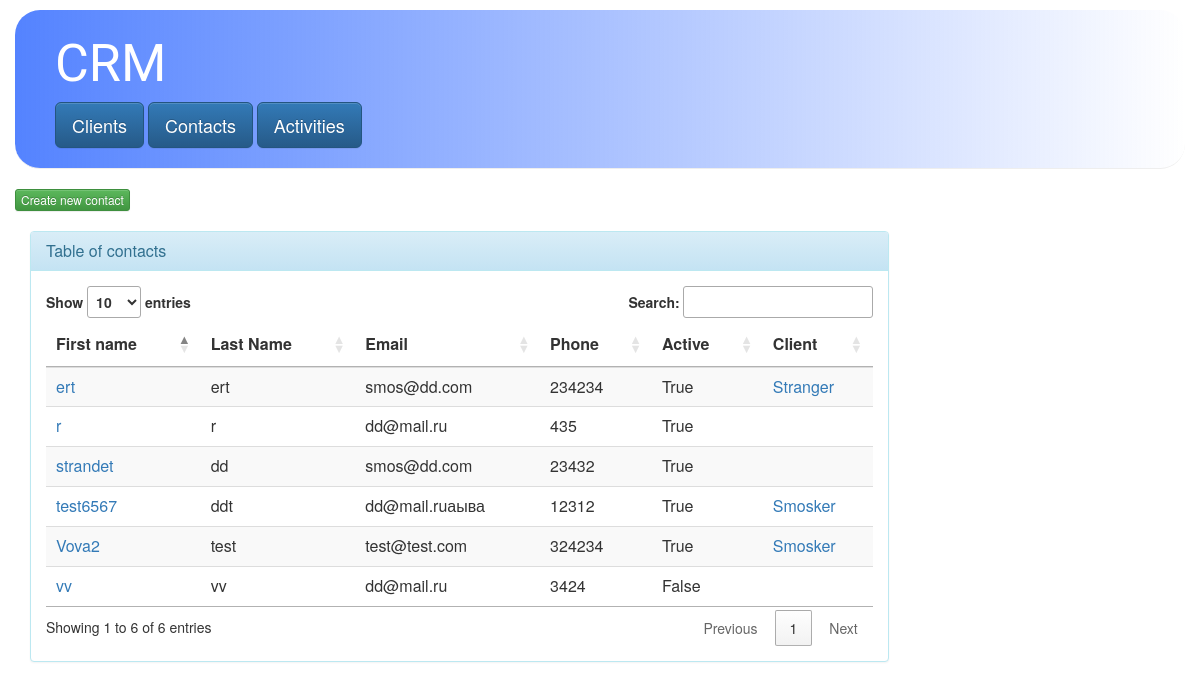
Page /crm/contacts/ on the committed database.
### crm/models.py (models this page shows, shortened)
class Contact(models.Model):
    first_name = models.CharField(max_length=200)
    last_name = models.CharField(max_length=200)
    email = models.EmailField()
    phone = models.IntegerField()
    client = models.ForeignKey(Client, on_delete=models.SET_NULL,null=True,blank=True)
    active = models.BooleanField(default=True)

class Client(models.Model):
    name = models.CharField(max_length=200)
    loyal = models.BooleanField(default=False)

### crm/views.py (the view)
class Contacts(generic.ListView):
    model = Contact
    template_name = 'crm/contacts.html'
    context_object_name = 'contacts_list'

### crm/templates/crm/contacts.html
{% extends 'crm/base.html' %}
{% block content %}
<a class="btn btn-xs btn-success"  href="{% url 'crm:new_contact'%}">{{ "Create new contact" }}</a>
<br>
<br>
<div class="col-md-9 ">
  <div class="panel panel-info">
    <div class="panel-heading">
      <h3 class="panel-title">Table of contacts</h3>
    </div>
    <div class="panel-body">
      {% if contacts_list %}
        <table id="contacts_table" class="table table-striped">
          <thead>
            <tr>
              <th>First name</th>
              <th>Last Name</th>
              <th>Email</th>
              <th>Phone</th>
              <th>Active</th>
              <th>Client</th>
            </tr>
          </thead>
          <tbody>
            {% for contact in contacts_list %}
            <tr>
              <td><a href="{% url 'crm:contact' contact.id%}">{{ contact.first_name }}</a></td>
              <td> {{ contact.last_name }}</td>
              <td> {{ contact.email }}</td>
              <td> {{ contact.phone }}</td>
              <td> {{ contact.active }}</td>
              <td><a href="{% url 'crm:client' contact.client.id|default:1%}">{{ contact.client.name }}</a></td>
            </tr>
            {% endfor %}
          </tbody>
        </table>
      {% else %}
      <p>No contacts are available.</p>
      {% endif %}
    </div>
  </div>
</div>
{% endblock content %}

### crm/static/crm/style.css (style rules this page uses)
body { padding-left: 15px; }
h3 { color:rgb(48,147,232); }

### rows in the picture
Contact: first_name "Vova2", last_name "test", email "test@test.com", phone "324234", active "True", client.name "Smosker"
Contact: first_name "test6567", last_name "ddt", email "dd@mail.ruаыва", phone "12312", active "True", client.name "Smosker"
Contact: first_name "strandet", last_name "dd", email "smos@dd.com", phone "23432", active "True"
Contact: first_name "vv", last_name "vv", email "dd@mail.ru", phone "3424", active "False"
Contact: first_name "r", last_name "r", email "dd@mail.ru", phone "435", active "True"
Contact: first_name "ert", last_name "ert", email "smos@dd.com", phone "234234", active "True", client.name "Stranger"

### other values in the picture
{{ "Create new contact" }} "Create new contact"
